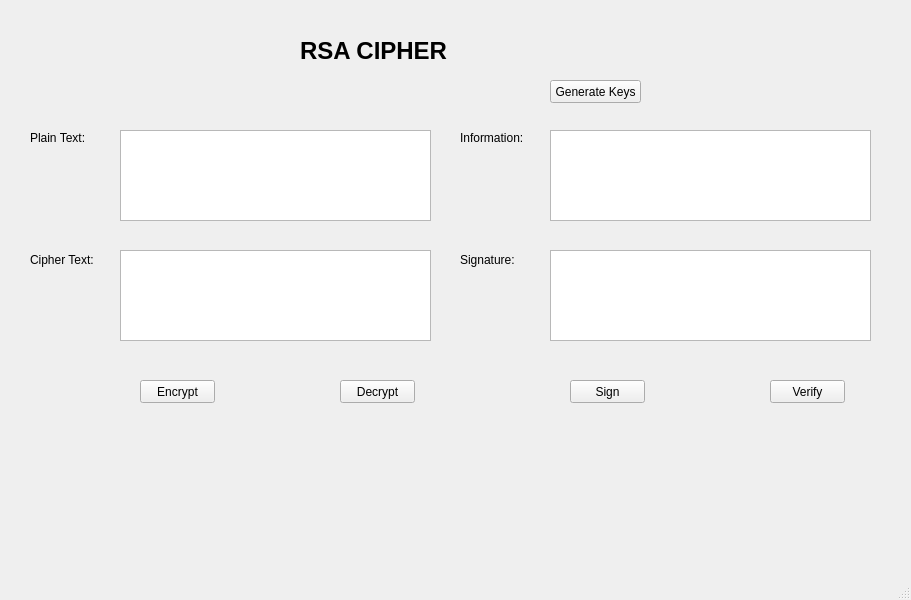
<?xml version="1.0" encoding="UTF-8"?>
<ui version="4.0">
 <class>MainWindow</class>
 <widget class="QMainWindow" name="MainWindow">
  <property name="geometry">
   <rect>
    <x>0</x>
    <y>0</y>
    <width>911</width>
    <height>600</height>
   </rect>
  </property>
  <property name="windowTitle">
   <string>MainWindow</string>
  </property>
  <widget class="QWidget" name="centralwidget">
   <widget class="QPushButton" name="btn_verify">
    <property name="geometry">
     <rect>
      <x>770</x>
      <y>380</y>
      <width>75</width>
      <height>23</height>
     </rect>
    </property>
    <property name="text">
     <string>Verify</string>
    </property>
   </widget>
   <widget class="QPushButton" name="btn_sign">
    <property name="geometry">
     <rect>
      <x>570</x>
      <y>380</y>
      <width>75</width>
      <height>23</height>
     </rect>
    </property>
    <property name="text">
     <string>Sign</string>
    </property>
   </widget>
   <widget class="QLabel" name="label_4">
    <property name="geometry">
     <rect>
      <x>300</x>
      <y>0</y>
      <width>201</width>
      <height>101</height>
     </rect>
    </property>
    <property name="font">
     <font>
      <pointsize>18</pointsize>
      <weight>75</weight>
      <bold>true</bold>
     </font>
    </property>
    <property name="text">
     <string>RSA CIPHER</string>
    </property>
   </widget>
   <widget class="QPushButton" name="btn_gen_keys">
    <property name="geometry">
     <rect>
      <x>550</x>
      <y>80</y>
      <width>91</width>
      <height>23</height>
     </rect>
    </property>
    <property name="text">
     <string>Generate Keys</string>
    </property>
   </widget>
   <widget class="QTextEdit" name="txt_info">
    <property name="geometry">
     <rect>
      <x>550</x>
      <y>130</y>
      <width>321</width>
      <height>91</height>
     </rect>
    </property>
   </widget>
   <widget class="QLabel" name="label">
    <property name="geometry">
     <rect>
      <x>460</x>
      <y>130</y>
      <width>71</width>
      <height>16</height>
     </rect>
    </property>
    <property name="text">
     <string>Information:</string>
    </property>
   </widget>
   <widget class="QLabel" name="label_3">
    <property name="geometry">
     <rect>
      <x>460</x>
      <y>250</y>
      <width>71</width>
      <height>20</height>
     </rect>
    </property>
    <property name="text">
     <string>Signature:</string>
    </property>
   </widget>
   <widget class="QTextEdit" name="txt_sign">
    <property name="geometry">
     <rect>
      <x>550</x>
      <y>250</y>
      <width>321</width>
      <height>91</height>
     </rect>
    </property>
   </widget>
   <widget class="QLabel" name="label_2">
    <property name="geometry">
     <rect>
      <x>30</x>
      <y>130</y>
      <width>71</width>
      <height>16</height>
     </rect>
    </property>
    <property name="text">
     <string>Plain Text:</string>
    </property>
   </widget>
   <widget class="QTextEdit" name="txt_plain_text">
    <property name="geometry">
     <rect>
      <x>120</x>
      <y>130</y>
      <width>311</width>
      <height>91</height>
     </rect>
    </property>
   </widget>
   <widget class="QLabel" name="label_5">
    <property name="geometry">
     <rect>
      <x>30</x>
      <y>250</y>
      <width>71</width>
      <height>20</height>
     </rect>
    </property>
    <property name="text">
     <string>Cipher Text:</string>
    </property>
   </widget>
   <widget class="QTextEdit" name="txt_cipher_text">
    <property name="geometry">
     <rect>
      <x>120</x>
      <y>250</y>
      <width>311</width>
      <height>91</height>
     </rect>
    </property>
   </widget>
   <widget class="QPushButton" name="btn_encrypt">
    <property name="geometry">
     <rect>
      <x>140</x>
      <y>380</y>
      <width>75</width>
      <height>23</height>
     </rect>
    </property>
    <property name="text">
     <string>Encrypt</string>
    </property>
   </widget>
   <widget class="QPushButton" name="btn_decrypt">
    <property name="geometry">
     <rect>
      <x>340</x>
      <y>380</y>
      <width>75</width>
      <height>23</height>
     </rect>
    </property>
    <property name="text">
     <string>Decrypt</string>
    </property>
   </widget>
  </widget>
  <widget class="QMenuBar" name="menubar">
   <property name="geometry">
    <rect>
     <x>0</x>
     <y>0</y>
     <width>911</width>
     <height>21</height>
    </rect>
   </property>
  </widget>
  <widget class="QStatusBar" name="statusbar"/>
 </widget>
 <resources/>
 <connections/>
</ui>
